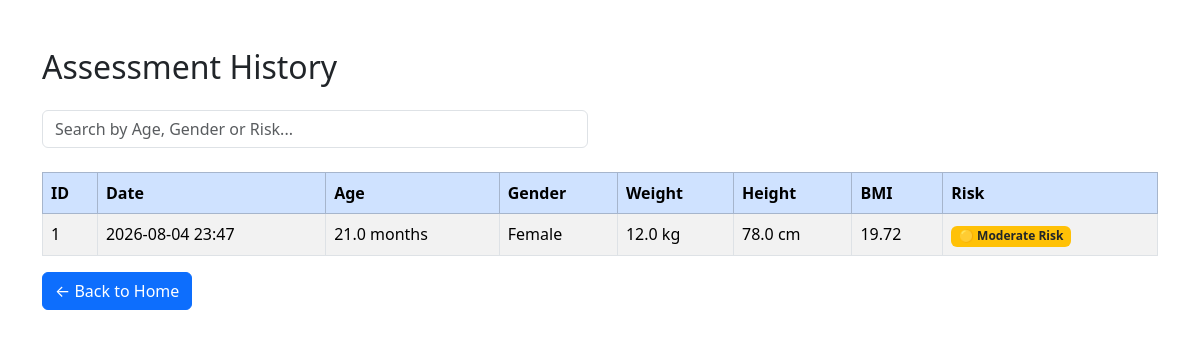
Before: /history with the older database file.
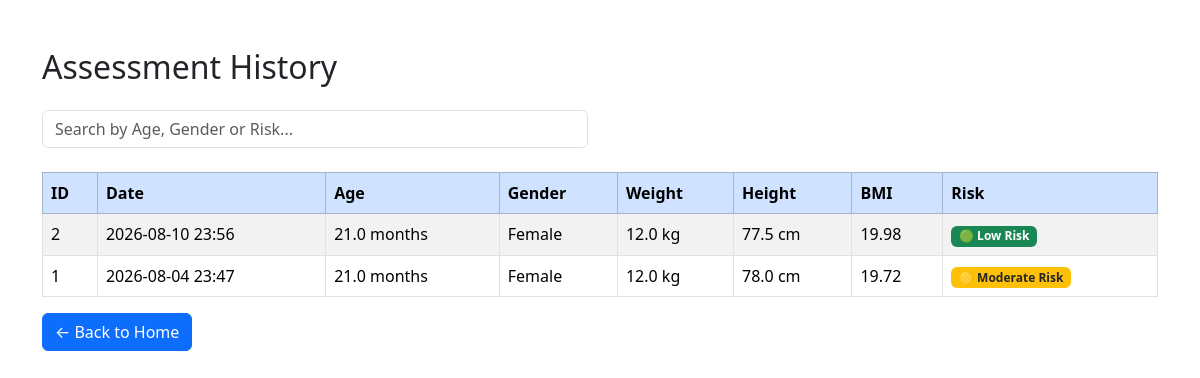
After: the same page with the newer database file.
### tables this page shows
CREATE TABLE assessments(

        id INTEGER PRIMARY KEY AUTOINCREMENT,

        created_at TEXT,

        age_months REAL,

        sex TEXT,

        weight REAL,

        height REAL,

        bmi REAL,

        overall_risk TEXT,

        underweight INTEGER,

        stunting INTEGER,

        wasting INTEGER

    );

### app/app.py (the view)
@app.route("/history")
def history():
    assessments = get_all_assessments()
    total = len(assessments)
    high = sum(1 for a in assessments if "High" in a["overall_risk"])
    moderate = sum(1 for a in assessments if "Moderate" in a["overall_risk"])
    low = sum(1 for a in assessments if "Low" in a["overall_risk"])
    avg_bmi = (
        round(sum(a["bmi"] for a in assessments) / total, 2)
        if total > 0 else 0
    )
    return render_template(
        "history.html",
        assessments=assessments,
        total=total,
        high=high,
        moderate=moderate,
        low=low,
        avg_bmi=avg_bmi
    )

### src/database/database.py (called while the page is built)
def get_connection():
    conn = sqlite3.connect(DB_PATH)
    conn.row_factory = sqlite3.Row
    return conn

def get_all_assessments():
    conn = get_connection()
    cursor = conn.execute("""

        SELECT *

        FROM assessments

        ORDER BY id DESC

    """)
    rows = cursor.fetchall()
    conn.close()
    return rows

### app/templates/history.html (shortened to what this page needs)
<!DOCTYPE html>
<html>
<head>
    <link href="https://cdn.jsdelivr.net/npm/bootstrap@5.3.3/dist/css/bootstrap.min.css" rel="stylesheet">
</head>
<body class="container mt-5">
<h2 class="mb-4">
    Assessment History
</h2>
<div class="row mb-4">
    <div class="col-md-6">
        <input
            type="text"
            id="searchInput"
            class="form-control"
            placeholder="Search by Age, Gender or Risk...">
    </div>
</div>
<table
    class="table table-striped table-bordered"
    id="historyTable">
<thead class="table-primary">
<tr>
    <th>ID</th>
    <th>Date</th>
    <th>Age</th>
    <th>Gender</th>
    <th>Weight</th>
    <th>Height</th>
    <th>BMI</th>
    <th>Risk</th>
</tr>
</thead>
<tbody>
{% for row in assessments %}
<tr>
    <td>{{ row["id"] }}</td>
    <td>{{ row["created_at"] }}</td>
    <td>{{ row["age_months"] }} months</td>
    <td>{{ row["sex"] }}</td>
    <td>{{ row["weight"] }} kg</td>
    <td>{{ row["height"] }} cm</td>
    <td>{{ row["bmi"]|round(2) }}</td>
    <td>
    {% if "High" in row["overall_risk"] %}
    <span class="badge bg-danger">{{ row["overall_risk"] }}</span>
    {% elif "Moderate" in row["overall_risk"] %}
    <span class="badge bg-warning text-dark">{{ row["overall_risk"] }}</span>
    {% else %}
    <span class="badge bg-success">{{ row["overall_risk"] }}</span>
    {% endif %}
    </td>
</tr>
{% endfor %}
</tbody>
</table>
<a href="/" class="btn btn-primary">
← Back to Home
</a>
</body>
</html>

Changed rows visible on the page:
added assessments: id "2", created_at "2026-08-10 23:56", age_months "21.0", sex "Female", weight "12.0", height "77.5", bmi "19.98", overall_risk "🟢 Low Risk"
